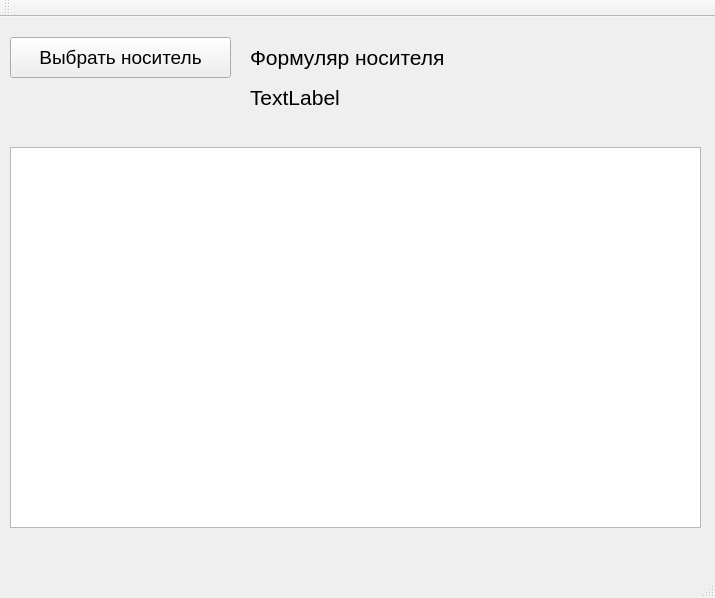
<?xml version="1.0" encoding="UTF-8"?>
<ui version="4.0">
 <class>MainWindow</class>
 <widget class="QMainWindow" name="MainWindow">
  <property name="geometry">
   <rect>
    <x>0</x>
    <y>0</y>
    <width>715</width>
    <height>598</height>
   </rect>
  </property>
  <property name="windowTitle">
   <string>MainWindow</string>
  </property>
  <widget class="QWidget" name="centralWidget">
   <widget class="QPushButton" name="pushButton_setDrive">
    <property name="geometry">
     <rect>
      <x>10</x>
      <y>20</y>
      <width>221</width>
      <height>41</height>
     </rect>
    </property>
    <property name="font">
     <font>
      <pointsize>14</pointsize>
     </font>
    </property>
    <property name="text">
     <string>Выбрать носитель</string>
    </property>
   </widget>
   <widget class="QLabel" name="label">
    <property name="geometry">
     <rect>
      <x>250</x>
      <y>60</y>
      <width>451</width>
      <height>41</height>
     </rect>
    </property>
    <property name="font">
     <font>
      <pointsize>16</pointsize>
     </font>
    </property>
    <property name="text">
     <string>TextLabel</string>
    </property>
   </widget>
   <widget class="QTableWidget" name="tableWidget">
    <property name="geometry">
     <rect>
      <x>10</x>
      <y>130</y>
      <width>691</width>
      <height>381</height>
     </rect>
    </property>
   </widget>
   <widget class="QLabel" name="label_2">
    <property name="geometry">
     <rect>
      <x>250</x>
      <y>20</y>
      <width>261</width>
      <height>41</height>
     </rect>
    </property>
    <property name="font">
     <font>
      <pointsize>16</pointsize>
     </font>
    </property>
    <property name="text">
     <string>Формуляр носителя</string>
    </property>
   </widget>
  </widget>
  <widget class="QMenuBar" name="menuBar">
   <property name="geometry">
    <rect>
     <x>0</x>
     <y>0</y>
     <width>715</width>
     <height>25</height>
    </rect>
   </property>
  </widget>
  <widget class="QToolBar" name="mainToolBar">
   <attribute name="toolBarArea">
    <enum>TopToolBarArea</enum>
   </attribute>
   <attribute name="toolBarBreak">
    <bool>false</bool>
   </attribute>
  </widget>
  <widget class="QStatusBar" name="statusBar"/>
 </widget>
 <layoutdefault spacing="6" margin="11"/>
 <resources/>
 <connections/>
</ui>
